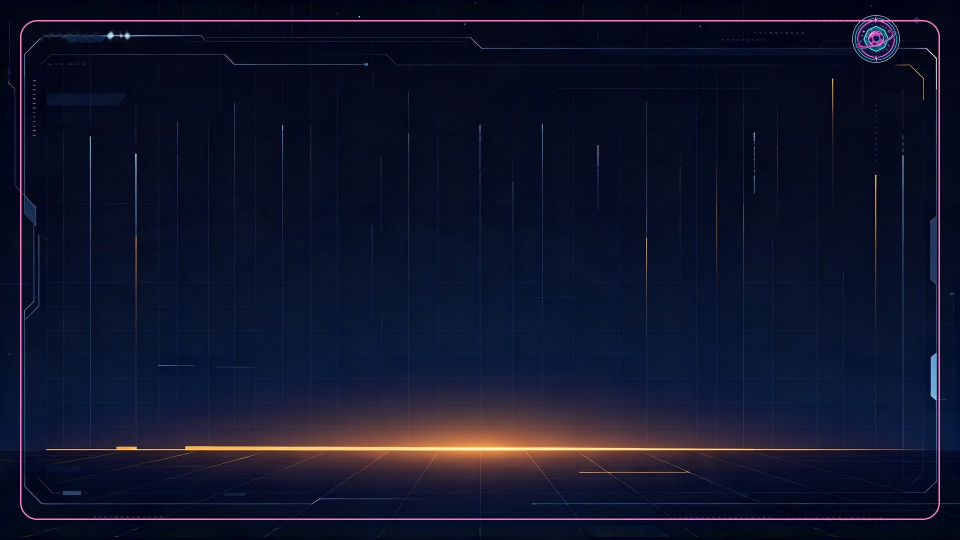
#> input picture pack-drop/12.0.0/long-chart_comparison.jpg, 1920 x 1080 px (shown at 1/2 size)
$ python -i render_starters.py   (imports and definitions only)
#> lines starting #> are read from the running program, lines starting #| are printed output that depends on the picture
"""Render v10 starters to pixel-exact proof PNGs (no browser needed).

Starters are flat vector designs (rect/circle/line/text) authored at exact
canvas sizes, so PIL reproduces the Polotno export faithfully at pixelRatio 1.
Elements with showInExport:false (guides) are skipped, matching Polotno
export semantics. Fonts are the locked brand set from the 10.0.0 package.

Run: python apps/studio_templates/render_starters.py
Writes:
  template_foundation/templates/allen-knows-ball/11.0.0/previews/<prefix>-<id>-proof.png
  apps/studio_templates/proof-rows.json  (palette stats for write_audit.py)

Next: python apps/studio_templates/write_audit.py apps/studio_templates/proof-rows.json
"""
from __future__ import annotations

import json
import re
import sys
from pathlib import Path

from PIL import Image, ImageDraw, ImageFont

ROOT = Path(__file__).resolve().parent.parent.parent
TPL = ROOT / "apps" / "studio_templates"
FONTS = ROOT / "template_foundation" / "templates" / "allen-knows-ball" / "12.0.0" / "resources" / "fonts"
# Proofs live next to the package that serves them: the engine resolves
# short-* from 11.0.0 and long-* from longform-11.0.0 (see server.py).
PREVIEWS_SHORT = ROOT / "template_foundation" / "templates" / "allen-knows-ball" / "12.0.0" / "previews"
PREVIEWS_LONG = ROOT / "template_foundation" / "templates" / "allen-knows-ball" / "longform-12.0.0" / "previews"
ROWS = TPL / "proof-rows.json"

SPRINT_SHORT = ["C-03", "C-04", "C-06", "C-07", "C-09", "C-10", "C-11", "U-02",
                "U-03", "U-05", "MR-01", "MR-02", "MR-04", "MR-06", "MR-10",
                "MR-12", "BP-01", "BP-02", "BP-08", "BP-13", "BP-14", "BP-16",
                "BP-18", "BP-19", "BP-20"]
SPRINT_LONG = ["TA-01", "TA-02", "TA-03", "TA-05", "TA-06", "TA-11", "TA-12",
               "TA-14", "TA-16", "TA-18", "TA-19"]
# Sprint 2 (inventory §6): tactical P1 long cards.
SPRINT2_LONG = ["TA-04", "TA-07", "TA-08", "TA-09", "TA-10", "TA-13", "TA-15", "TA-17"]
# Expansion long: Tactical+ and Narrative cards (v12).
NEWLONG = ["TA-20", "TA-21", "TA-22", "TA-23", "TA-24",
           "LC-01", "LC-02", "LC-03", "LC-04", "LC-05", "LC-06", "LC-07",
           "LC-08", "LC-09", "LC-10", "LC-11", "LC-12", "LC-13", "LC-14",
           "LC-15", "LC-16"]
# Sprint 3 (inventory §6: P1/P2 short cards; TA longs are all done).
SPRINT3_SHORT = ["MR-03", "MR-05", "MR-07", "MR-08", "MR-09", "MR-11",
                 "BP-03", "BP-04", "BP-05", "BP-06", "BP-07", "BP-09",
                 "BP-10", "BP-11", "BP-15", "BP-17",
                 "C-01", "C-02", "C-05", "C-08",
                 "U-01", "U-04", "U-06", "U-07", "U-08"]

PALETTE = {
    "void": "#060913", "panel": "#0D1424", "cyan": "#00E5FF",
    "magenta": "#FF3D81", "amber": "#FFB03A", "paper": "#F2F6FF",
    "slate": "#8296BE",
}
PALETTE_RGB = [tuple(int(PALETTE[k][i:i + 2], 16) for i in (1, 3, 5)) for k in PALETTE]
TOLERANCE = 90  # per-channel box, per docs/build-audit-protocol.md (AA blends)

_ACCENT_RE = re.compile(r"\*([^*]+)\*")


# [8 lines left out: function _accent_split, not called in this run]


def _has_accent(text: str) -> bool:
    return "*" in str(text or "") and _ACCENT_RE.search(str(text or "")) is not None


# [24 lines left out: function _draw_rich_line, not called in this run]


def hex_rgb(value: str) -> tuple[int, int, int]:
    value = value.lstrip("#")
    return (int(value[0:2], 16), int(value[2:4], 16), int(value[4:6], 16))


# [30 lines left out: function font_for, not called in this run]


_SHORT_PACK_CACHE: dict[tuple[int, int], Path] = {}


# [52 lines left out: functions _short_pack_root, _beds_dir, _art_file, composite, not called in this run]


def render_design(data: dict, *, texts: bool = True, decor: bool = True,
                  transparent: bool = False,
                  media: dict[str, dict] | None = None) -> Image.Image:
    """Render a starter scene, optionally as isolated layers.

    Defaults reproduce the classic single flat proof byte-identically.
    texts=False drops text elements (background layer); decor=False drops
    everything else (text layer, needs transparent=True to be useful).
    Video uses bg/text layers so on-screen type can entrance after the
    plate lands instead of riding in baked from frame 0.

    ``media`` maps a frozen media_slot id to an already-gated asset payload
    (path/fit/focal_point/mask/min_source_px). Only ``media_slot`` layers
    consume it, at their authored pixel box; a missing payload paints
    nothing so the pack artwork underneath remains (declared fallback).
    """
    width, height = int(data["width"]), int(data["height"])
    page = data["pages"][0]
    if transparent:
        base = Image.new("RGBA", (width, height), (0, 0, 0, 0))
    else:
        base = Image.new("RGBA", (width, height), hex_rgb(page.get("background", "#161B2C")) + (255,))
    for child in page.get("children", []):
        if child.get("showInExport") is False:
            continue  # guides never export; exempt everywhere (gates + proof)
        kind = child.get("type")
        if kind == "text" and not texts:
            continue
        if kind != "text" and not decor:
            continue
        opacity = float(child.get("opacity", 1.0))
        x, y, w, h = (float(child.get(k, 0)) for k in ("x", "y", "width", "height"))
        if kind == "image":
            # Generative art bed: exact-canvas pack resource, pasted beneath.
            src = str(child.get("src", ""))
            bed_file = _art_file(width, height, src)
            try:
                with Image.open(bed_file) as opened:
                    bed = opened.convert("RGBA").resize((width, height))
            except (OSError, ValueError):
                continue
            if opacity >= 1.0:
                base.alpha_composite(bed, (round(x), round(y)))
            else:
                layer = Image.new("RGBA", base.size, (0, 0, 0, 0))
                layer.alpha_composite(bed, (round(x), round(y)))
                alpha = layer.split()[3].point(lambda v: int(v * opacity))
                layer.putalpha(alpha)
                base.alpha_composite(layer)
        elif kind == "media_slot":
            # Authored variable-media region. The payload was already gated
            # (verified/active/file + use scope) upstream; this primitive
            # only performs the deterministic fit/crop/mask into the frozen
            # box. No payload -> no paint (declared pack-artwork fallback).
            custom = child.get("custom") if isinstance(child.get("custom"), dict) else {}
            slot_id = custom.get("slot_id") if isinstance(custom, dict) else None
            payload = media.get(slot_id) if isinstance(media, dict) else None
            if isinstance(slot_id, str) and isinstance(payload, dict):
                from apps.studio_templates.card_media import composite_media_layer

                composite_media_layer(base, payload, (x, y, w, h))
        elif kind == "figure":
            fill = hex_rgb(child.get("fill", "#000000"))
            stroke = child.get("stroke")
            stroke_w = int(child.get("strokeWidth", 4))

            # [10 lines left out: function draw_shape, not called in this run]

            composite(base, draw_shape, opacity)
        elif kind == "line":
            color = hex_rgb(child.get("color", "#E0705F"))
            thickness = max(4, round(h * 0.3))
            cy = y + h / 2
            dash = child.get("dash")

            # [16 lines left out: function draw_line, not called in this run]

            composite(base, draw_line, opacity)
        elif kind == "text":
            font = font_for(child.get("fontFamily", "Be Vietnam Pro"),
                            child.get("fontWeight", "normal"),
                            int(child.get("fontSize", 40)))
            fill = hex_rgb(child.get("fill", "#F4F2EC"))
            align = child.get("align", "center")
            anchor = {"left": "lt", "center": "mt", "right": "rt"}.get(align, "mt")
            tx = x if align == "left" else (x + w / 2 if align == "center" else x + w)
            text = str(child.get("text", ""))

            # [26 lines left out: function draw_text, not called in this run]

            composite(base, draw_text, opacity)
        # image/svg/video/gif/table/group: not used by Sprint 1 starters;
        # check_starters.py rejects unknown types, known-unused ones warn here.
    if transparent:
        return base
    return base.convert("RGB")


# [71 lines left out: functions palette_stats, audit_blends, main, not called in this run]


# [2 lines not run here, left out]

>>> import cv2
>>> picture = cv2.imread('../../pack-drop/12.0.0/long-chart_comparison.jpg', cv2.IMREAD_GRAYSCALE)
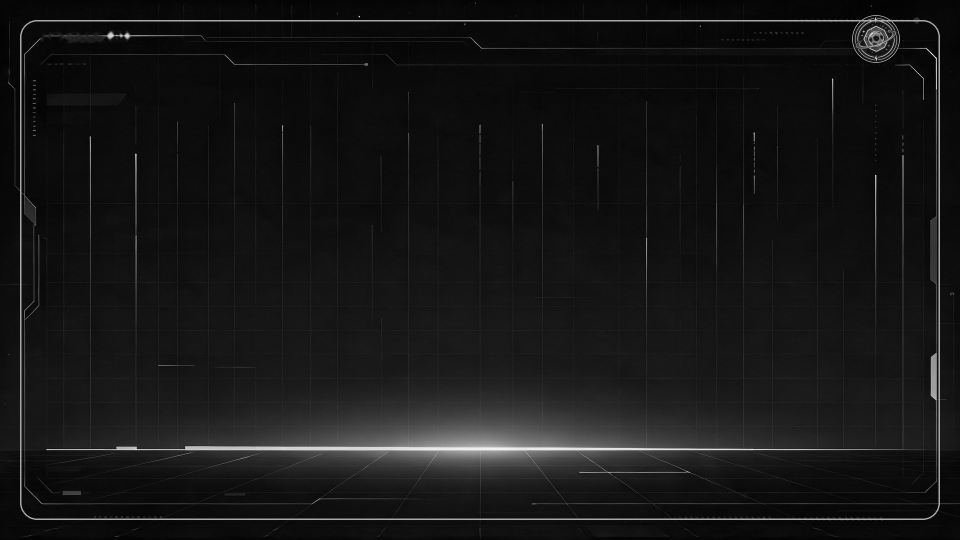
#> picture: shape (1080, 1920) (shown at 1/2 size); min 0, max 255, mean 22.1
>>> result = render_design(picture)
#> (the run stopped early here; a loop or call above may not have finished)

$ run again, on pack-drop/12.0.0/long-fixture_card.jpg
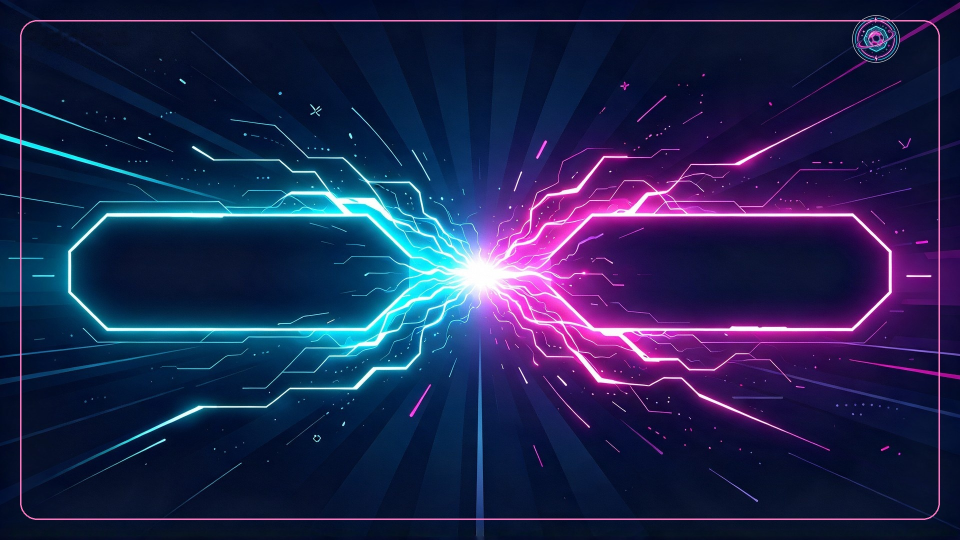
#> input picture pack-drop/12.0.0/long-fixture_card.jpg, 1920 x 1080 px (shown at 1/2 size)
#> `picture = cv2.imread('../../pack-drop/12.0.0/long-chart_comparison.jpg..`:
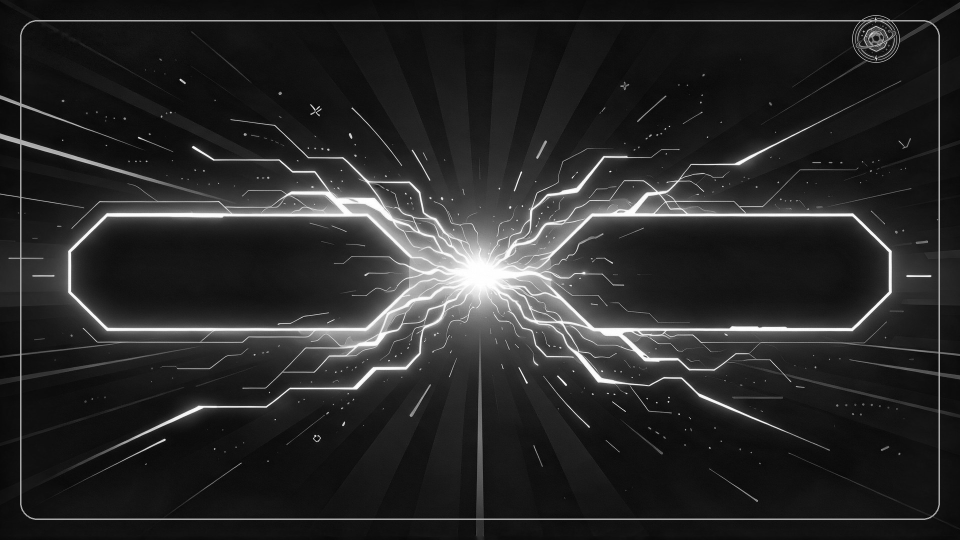
#> picture: shape (1080, 1920) (shown at 1/2 size); min 0, max 255, mean 40.3

$ run again, on pack-drop/12.0.0/long-goal_card.jpg
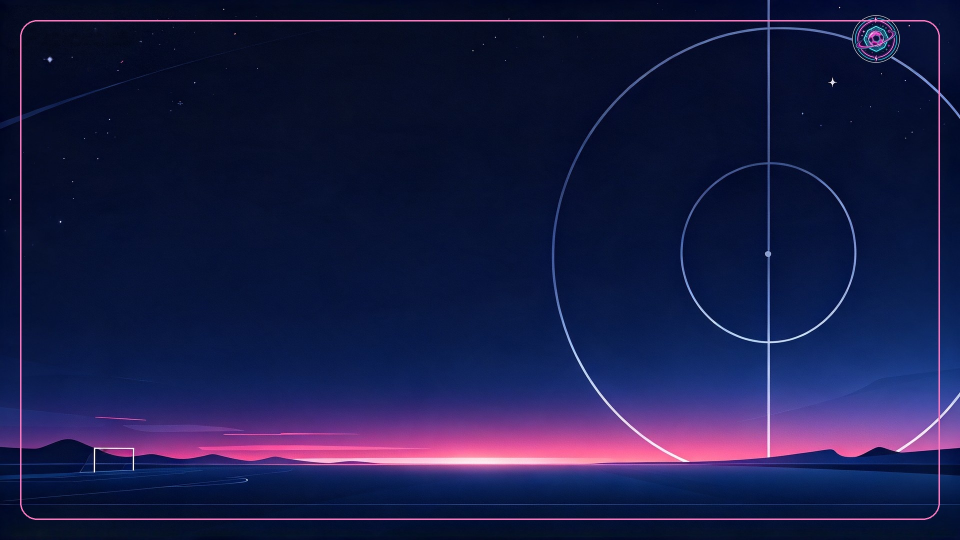
#> input picture pack-drop/12.0.0/long-goal_card.jpg, 1920 x 1080 px (shown at 1/2 size)
#> `picture = cv2.imread('../../pack-drop/12.0.0/long-chart_comparison.jpg..`:
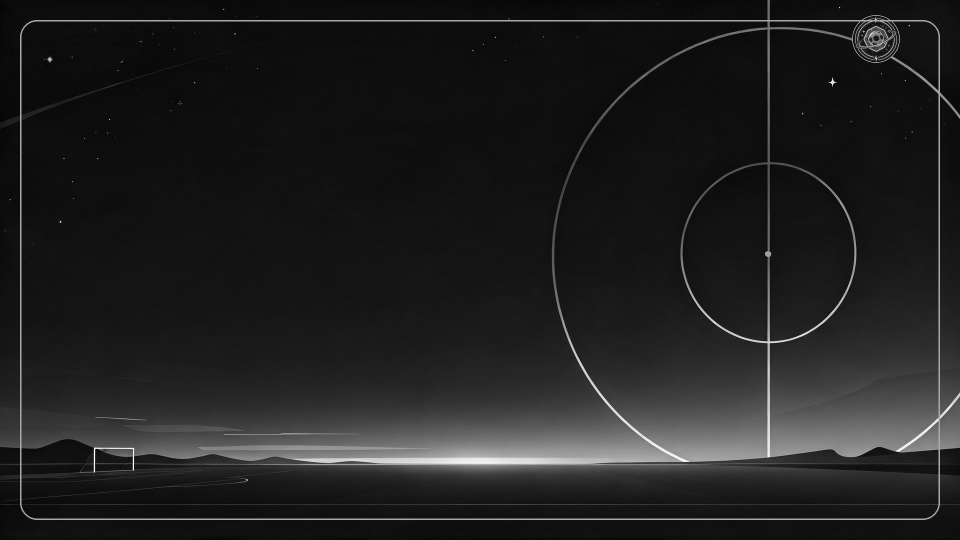
#> picture: shape (1080, 1920) (shown at 1/2 size); min 0, max 255, mean 32
